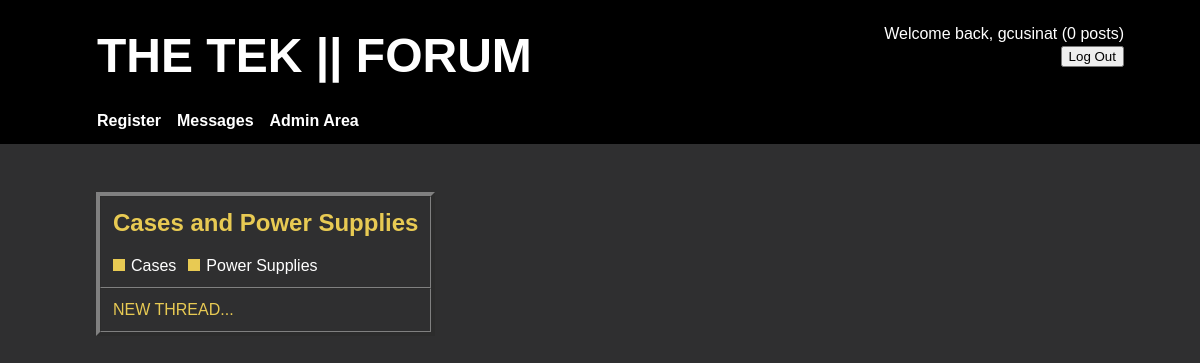
The app's page /website/section.php?title=Cases and Power Supplies (signed in) with its own data.
### tables this page shows
CREATE TABLE Users (
	Username VARCHAR(20) PRIMARY KEY,
	Pwd VARCHAR(40) NOT NULL,
	Email VARCHAR(40) NOT NULL,
	RegDate DATE NOT NULL, 
	PostCount INT NOT NULL DEFAULT 0
);

CREATE TABLE Sections (
	Name VARCHAR(50) PRIMARY KEY,
	Description VARCHAR(150),
	SupSection VARCHAR(50) DEFAULT "root"
);

### website/functions.php (called while the page is built, shortened)
<?php
	function db_auth()
	{
		$host = "basidati1004.studenti.math.unipd.it";
		$user = "gcusinat";
		$pwd = "LzdSOz8H";
		$conn = mysql_connect($host, $user, $pwd)
			or die($_SERVER['PHP_SELF'] . "Connection failed, plese try again!");
		return $conn;
	}
  function post_count($username)
  {
  	$conn = db_auth();
  	$user = mysql_query("SELECT * FROM Users WHERE Username='$username'", $conn);
  	if ($row = mysql_fetch_assoc($user))
  	{
  		$count = $row['PostCount'];
			return $count;
  	}
  	return false;
  }
?>

### website/section.php (the view, shortened to what this page needs)
<html>
	<head>
		<link href="style.css" rel="stylesheet" type="text/css">
	</head>
	<body>
		<?php require 'header.php'; ?>
		<div id="content">
			<table border='4' cellspacing='0' cellpadding='12'>
				<tr>
					<?php
						$conn = db_auth();
						$title = $_GET['title'];
						$section = mysql_query("SELECT * FROM Sections WHERE Name='$title'", $conn);
						if ($sec = mysql_fetch_assoc($section))
						{
							$descr = $sec['Description'];
							echo "<td>
												<h2 class='section'>$title</h2>
												<font color='white'>$descr</font>";
							$subSections = mysql_query("SELECT * FROM Sections WHERE SupSection='$title'", $conn);
							while($subsec = mysql_fetch_assoc($subSections))
							{
								$sname = $subsec['Name'];
								echo "<span class='rectangle'></span><a href='section.php?title=$sname' class='subsection'>$sname</a>";
							}
						}
					?>
					</td>
				<tr>
					<td>
						<?php
							echo "<a href='newthread.php?sec=$title' class='section'>NEW THREAD...</a>";
						?>
					</td>
				</tr>
		 	</table>
		</div>
	</body>
</html>

### website/header.php (shortened to what this page needs)
<div id="header">
	<table id="headtable">
		<tr>
			<td>
		 		<a href="home.php" id="title"><strong>THE TEK || FORUM</strong></a>
		  </td>
		  <td align="right">
		  <?php
	  		require "functions.php";
		  	$userinfo = $_SESSION['userinfo'];
		  	if ($userinfo)
		  	{
		  		$username = $userinfo['Username'];
				  $postcount = post_count($username);
		  		echo "<br><table border='0' cellspacing='3' cellpadding='0'>
		  											<tr></tr>
									<tr>
										<td class='option'>Welcome back, $username ($postcount posts)</td>
									</tr>
									<tr>
										<td>
											<form action='processform.php?logout=true' method='post' align=right>
												<input type='submit' value='Log Out'>
											</form>
										</td>
									</tr>
									<tr>
									<td><br></td>
									<tr>
								</table>";
		  	}
		  ?>
		 	</td>
		</tr>
		<tr>
			<td>
				<a href="register.php" class="option"><strong>Register</strong></a>
				<a href="messages.php" class="option"><strong>Messages</strong></a>
				<a href="adminarea.php" class="option"><strong>Admin Area</strong></a>
			</td>
			<td></td>
		</tr>
	</table>
</div>

### website/style.css (style rules this page uses)
body { margin: 0px; padding: 0px; background-color: #2F2F30; }
#header { background-color: black; height: 144px; }
#content { margin: 48px 96px 48px 96px; color: white; }
#title { font-family: Futura, Impact, Helvetica, Arial, sans-serif; color: white; font-size: 48; text-decoration: none; }
#headtable { width: 86%; border-collapse: collapse; margin: 0 96 0 96; }
.option { font-family: helvetica; color: white; text-decoration: none; margin: 0px 12px 0px 0px; }
.section { font-family: helvetica; color: #E8CA53; text-decoration: none; }
.rectangle { width: 12px; height: 12px; background: #E8CA53; display: inline-block; margin: 0px 6px 0px 0px; }
.subsection { color: white; font-family: helvetica; text-decoration: none; margin: 0px 12px 0px 0px; }

### records on screen
users: PostCount "0"
sections: Name "Cases"
sections: Name "Power Supplies"

### other values on screen
$username "gcusinat"
$title "Cases and Power Supplies"
